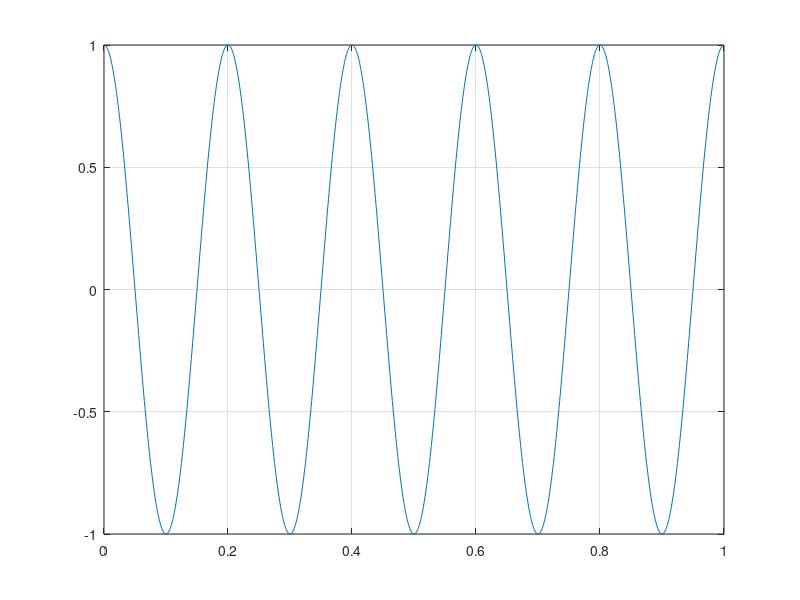
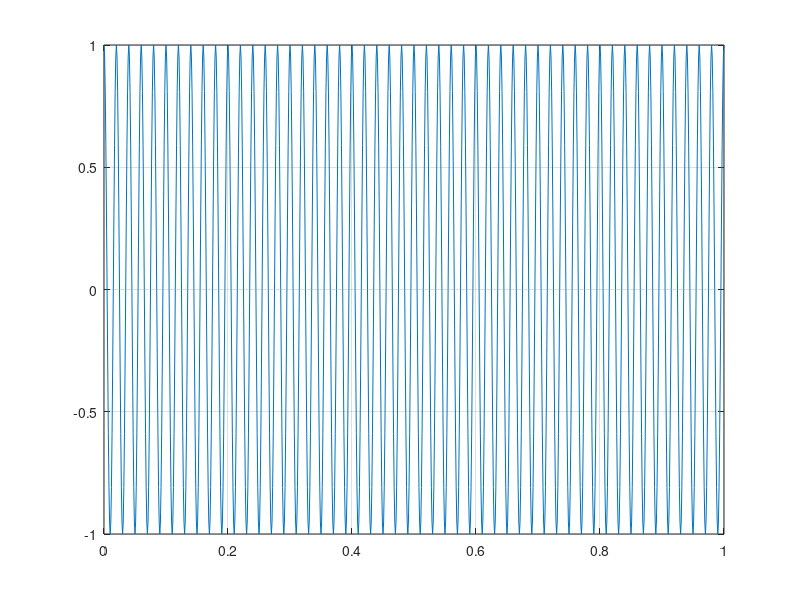
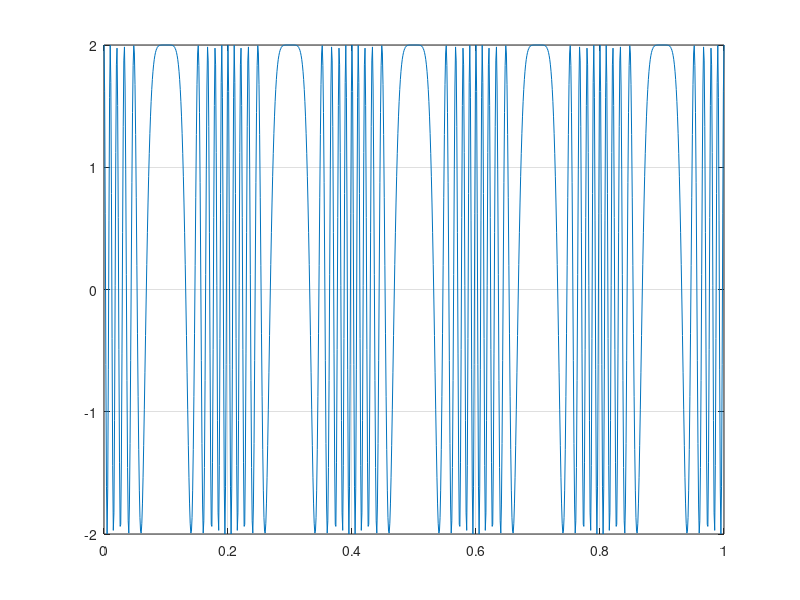
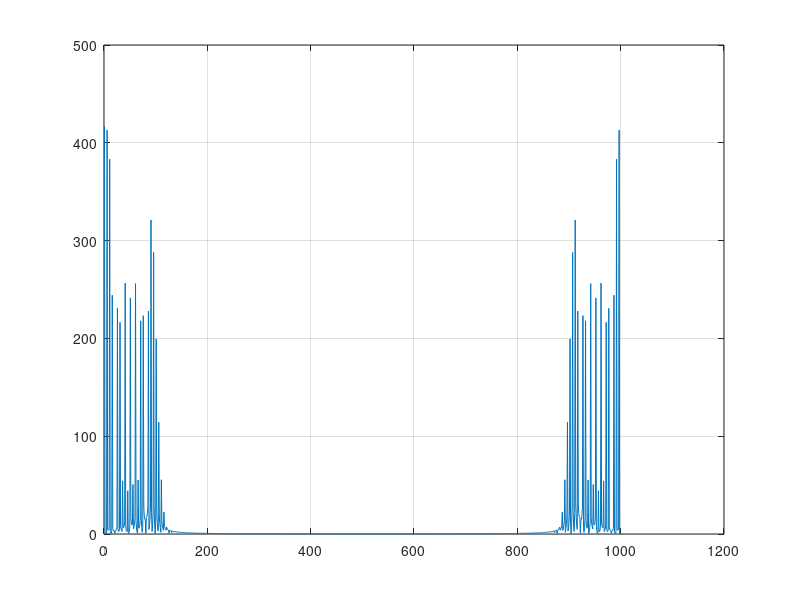

These figures' MATLAB source, in order:
close all
clear all
%% message to signal

t = 0:0.001:1;
fm = 10;
fc = 50;
f_delta = 50; % index = f_delta/fm
A = 2;
message = cos(10*pi*t);
figure;
plot(t, message); % figure 1
grid on;

carry =  cos(2*fc*pi*t);
figure;
plot(t, carry); % figure 2
grid on;

s = A*cos(2*pi*fc*t+f_delta*(1/5)*sin(10*pi*t)); % (1/10pi*sin(10pi*t))dt = cos(10pi*t)
figure;
plot(t, s); % figure 3
grid on;
%% fft

figure;
plot(abs(fft(s))); % figure 4
grid on;